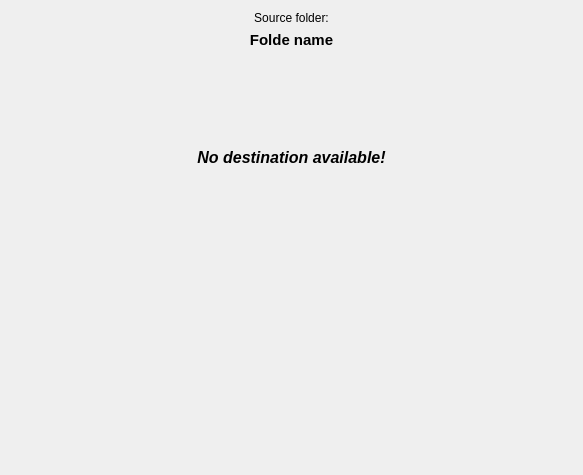
<?xml version="1.0" encoding="UTF-8"?>
<ui version="4.0">
 <class>WidgetDestination</class>
 <widget class="QWidget" name="WidgetDestination">
  <property name="geometry">
   <rect>
    <x>0</x>
    <y>0</y>
    <width>583</width>
    <height>475</height>
   </rect>
  </property>
  <property name="windowTitle">
   <string>Form</string>
  </property>
  <layout class="QVBoxLayout" name="verticalLayout">
   <item>
    <widget class="QLabel" name="LabelHeader">
     <property name="sizePolicy">
      <sizepolicy hsizetype="Preferred" vsizetype="Fixed">
       <horstretch>0</horstretch>
       <verstretch>0</verstretch>
      </sizepolicy>
     </property>
     <property name="font">
      <font>
       <pointsize>9</pointsize>
      </font>
     </property>
     <property name="text">
      <string>Source folder:</string>
     </property>
     <property name="alignment">
      <set>Qt::AlignCenter</set>
     </property>
    </widget>
   </item>
   <item>
    <widget class="QLabel" name="LabelFoldername">
     <property name="sizePolicy">
      <sizepolicy hsizetype="Preferred" vsizetype="Fixed">
       <horstretch>0</horstretch>
       <verstretch>0</verstretch>
      </sizepolicy>
     </property>
     <property name="font">
      <font>
       <pointsize>11</pointsize>
       <weight>75</weight>
       <bold>true</bold>
      </font>
     </property>
     <property name="text">
      <string>Folde name</string>
     </property>
     <property name="alignment">
      <set>Qt::AlignCenter</set>
     </property>
     <property name="textInteractionFlags">
      <set>Qt::TextSelectableByKeyboard|Qt::TextSelectableByMouse</set>
     </property>
    </widget>
   </item>
   <item>
    <widget class="QLabel" name="LabelNoDestAvailable">
     <property name="sizePolicy">
      <sizepolicy hsizetype="Preferred" vsizetype="Expanding">
       <horstretch>0</horstretch>
       <verstretch>0</verstretch>
      </sizepolicy>
     </property>
     <property name="font">
      <font>
       <pointsize>12</pointsize>
       <weight>75</weight>
       <italic>true</italic>
       <bold>true</bold>
      </font>
     </property>
     <property name="text">
      <string>No destination available!</string>
     </property>
     <property name="alignment">
      <set>Qt::AlignCenter</set>
     </property>
    </widget>
   </item>
   <item>
    <layout class="QGridLayout" name="GLayoutMain">
     <item row="0" column="1">
      <spacer name="VSpacerGrid1">
       <property name="orientation">
        <enum>Qt::Vertical</enum>
       </property>
       <property name="sizeHint" stdset="0">
        <size>
         <width>20</width>
         <height>40</height>
        </size>
       </property>
      </spacer>
     </item>
     <item row="1" column="0">
      <spacer name="HSpacerGrid1">
       <property name="orientation">
        <enum>Qt::Horizontal</enum>
       </property>
       <property name="sizeHint" stdset="0">
        <size>
         <width>40</width>
         <height>20</height>
        </size>
       </property>
      </spacer>
     </item>
     <item row="1" column="1">
      <layout class="QGridLayout" name="GLayoutDestination"/>
     </item>
     <item row="1" column="2">
      <spacer name="HSpacerGrid2">
       <property name="orientation">
        <enum>Qt::Horizontal</enum>
       </property>
       <property name="sizeHint" stdset="0">
        <size>
         <width>40</width>
         <height>20</height>
        </size>
       </property>
      </spacer>
     </item>
     <item row="2" column="1">
      <spacer name="VSpacerGrid2">
       <property name="orientation">
        <enum>Qt::Vertical</enum>
       </property>
       <property name="sizeHint" stdset="0">
        <size>
         <width>20</width>
         <height>40</height>
        </size>
       </property>
      </spacer>
     </item>
    </layout>
   </item>
  </layout>
 </widget>
 <resources/>
 <connections/>
</ui>
